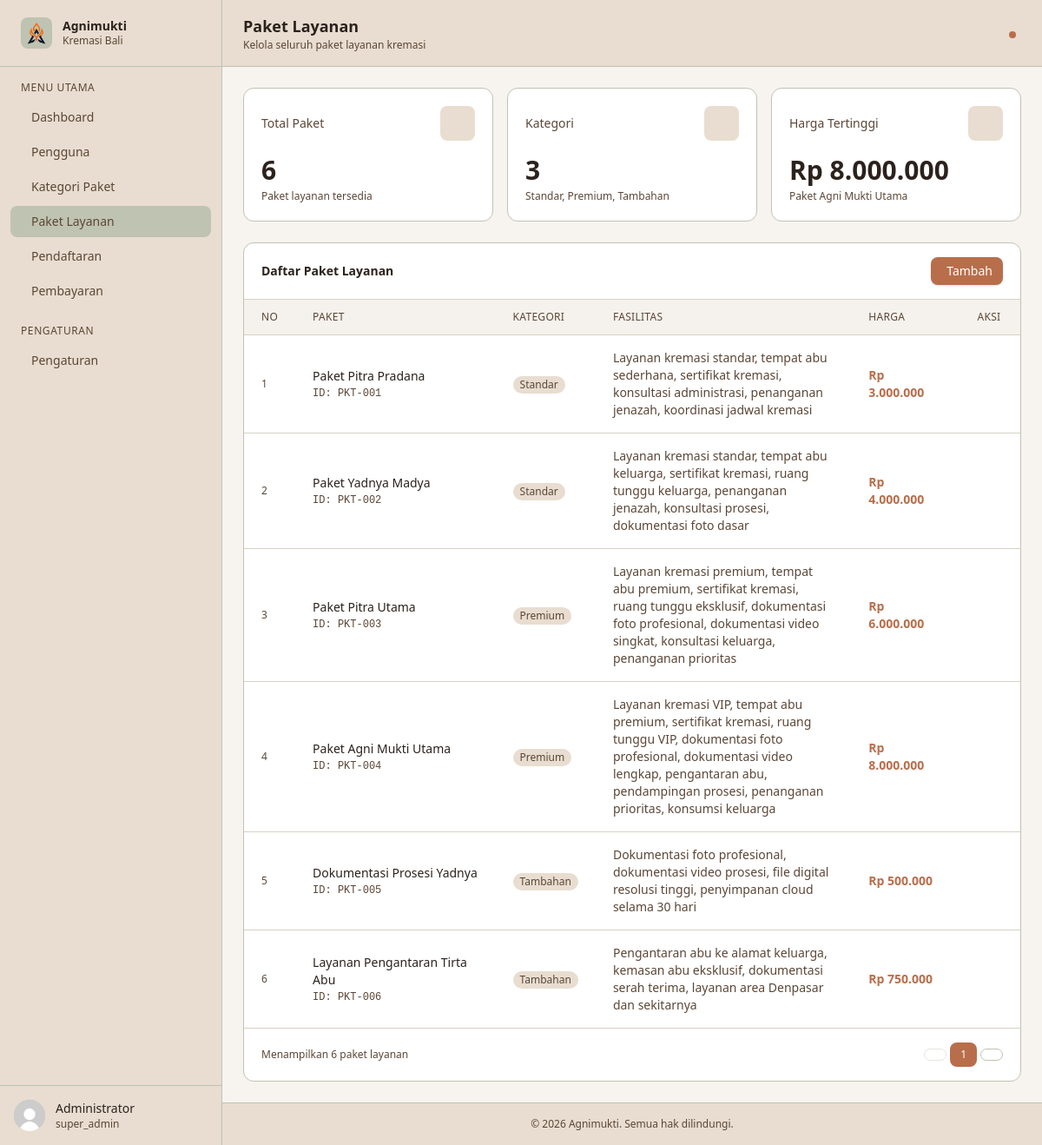
The app's page /admin?page=services (signed in) with its own data.
### tables this page shows
CREATE TABLE paket_layanan (
    id_paket INT AUTO_INCREMENT PRIMARY KEY,
    id_kategori INT NOT NULL,
    nama_paket VARCHAR(100) NOT NULL,
    harga DECIMAL(12,2) NOT NULL,
    fasilitas TEXT,
    created_at TIMESTAMP DEFAULT CURRENT_TIMESTAMP,

    CONSTRAINT fk_paket_kategori
    FOREIGN KEY (id_kategori)
    REFERENCES kategori_paket(id_kategori)
    ON UPDATE CASCADE
    ON DELETE RESTRICT
);

CREATE TABLE kategori_paket (
    id_kategori INT AUTO_INCREMENT PRIMARY KEY,
    nama_kategori VARCHAR(100) NOT NULL,
    deskripsi TEXT,
    created_at TIMESTAMP DEFAULT CURRENT_TIMESTAMP
);

### config/Database.php (called while the page is built)
<?php
class Database {
    private $host = "localhost";
    private $username = "root";
    private $password = "";
    private $dbname   = "db_agnimukti";
    public function connect() {
        try {
            $pdo = new PDO(
                "mysql:host={$this->host};dbname={$this->dbname};charset=utf8mb4",
                $this->username,
                $this->password
            );
            $pdo->setAttribute(PDO::ATTR_ERRMODE, PDO::ERRMODE_EXCEPTION);
            return $pdo;
        } catch (PDOException $e) {
            die("Koneksi database gagal: " . $e->getMessage());
        }
    }
}
?>

### classes/PaketLayanan.php (called while the page is built, shortened)
<?php
require_once __DIR__ . '/../config/Database.php';
class PaketLayanan
{
    private $conn;
    public function __construct()
    {
        $database = new Database();
        $this->conn = $database->connect();
    }
    public function getAll()
    {
        $sql = "SELECT
                    p.id_paket,
                    p.id_kategori,
                    k.nama_kategori,
                    p.nama_paket,
                    p.harga,
                    p.fasilitas
                FROM paket_layanan p
                JOIN kategori_paket k
                    ON p.id_kategori = k.id_kategori
                ORDER BY p.id_paket ASC";
        $stmt = $this->conn->prepare($sql);
        $stmt->execute();
        return $stmt->fetchAll(PDO::FETCH_ASSOC);
    }
}

### classes/KategoriPaket.php (called while the page is built, shortened)
<?php
require_once __DIR__ . '/../config/Database.php';
class KategoriPaket {
    private $conn;
    public function __construct()
    {
        $database = new Database();
        $this->conn = $database->connect();
    }
    public function getAll() {
        try {
        $query = "SELECT * FROM kategori_paket ORDER BY id_kategori DESC";
        $stmt = $this->conn->prepare($query);
        $stmt->execute();
        $data = $stmt->fetchAll(PDO::FETCH_ASSOC);
        return [
            "status" => true,
            "message" => "Data kategori berhasil diambil",
            "data" => $data
        ];
        } catch (PDOException $e) {
            return [
                "status" => false,
                "message" => $e->getMessage()
            ];
        }
    }
}
?>

### public/admin/pages/services.php (the view, shortened to what this page needs)
<?php
require_once __DIR__ . '/../../../classes/KategoriPaket.php';
require_once __DIR__ . '/../../../classes/PaketLayanan.php';
$paketModel = new PaketLayanan();
$kategoriModel = new KategoriPaket();
$resKategori = $kategoriModel->getAll();
$kategori_list = ($resKategori['status']) ? $resKategori['data'] : [];
$daftar_paket = $paketModel->getAll();
$total_paket = count($daftar_paket);
$kategori_unik = array_unique(array_column($daftar_paket, 'nama_kategori'));
$total_kategori = count($kategori_list);
$harga_tertinggi = 0;
$nama_paket_tertinggi = '-';
foreach ($daftar_paket as $p) {
    if ($p['harga'] > $harga_tertinggi) {
        $harga_tertinggi = $p['harga'];
        $nama_paket_tertinggi = $p['nama_paket'];
    }
}
$format_harga_tertinggi = $harga_tertinggi > 0 ? 'Rp ' . number_format($harga_tertinggi, 0, ',', '.') : 'Rp 0';
?>
<header class="bg-[#E8DDD0] border-b border-[#BFC3B1] px-6 py-4 flex items-center justify-between sticky top-0 z-30">
    <div>
        <h1 class="text-lg font-semibold text-[#2B221D]">Paket Layanan</h1>
        <p class="text-xs text-[#5B4636]">Kelola seluruh paket layanan kremasi</p>
    </div>
    <div class="flex items-center gap-3">
        <button class="relative text-[#5B4636] hover:text-[#2B221D] p-2 rounded-lg hover:bg-[#D8D2C6] transition-colors">
            <span class="absolute top-1.5 right-1.5 w-2 h-2 bg-[#B86E4B] rounded-full"></span>
        </button>
    </div>
</header>
<main class="flex-1 p-6 space-y-6">
    <div class="grid grid-cols-1 sm:grid-cols-3 gap-4">
        <div class="bg-white rounded-xl border border-[#BFC3B1] p-5">
            <div class="flex items-center justify-between mb-4">
                <p class="text-sm text-[#5B4636]">Total Paket</p>
                <div class="w-10 h-10 rounded-lg bg-[#E8DDD0] flex items-center justify-center">
                </div>
            </div>
            <p class="text-3xl font-semibold text-[#2B221D]"><?= $total_paket; ?></p>
            <p class="text-xs text-[#5B4636] mt-1">Paket layanan tersedia</p>
        </div>
        <div class="bg-white rounded-xl border border-[#BFC3B1] p-5">
            <div class="flex items-center justify-between mb-4">
                <p class="text-sm text-[#5B4636]">Kategori</p>
                <div class="w-10 h-10 rounded-lg bg-[#E8DDD0] flex items-center justify-center">
                </div>
            </div>
            <p class="text-3xl font-semibold text-[#2B221D]"><?= $total_kategori; ?></p>
            <p class="text-xs text-[#5B4636] mt-1"><?= count($kategori_unik) > 0 ? implode(', ', $kategori_unik) : 'Belum ada paket aktif'; ?></p>
        </div>
        <div class="bg-white rounded-xl border border-[#BFC3B1] p-5">
            <div class="flex items-center justify-between mb-4">
                <p class="text-sm text-[#5B4636]">Harga Tertinggi</p>
                <div class="w-10 h-10 rounded-lg bg-[#E8DDD0] flex items-center justify-center">
                </div>
            </div>
            <p class="text-3xl font-semibold text-[#2B221D]"><?= $format_harga_tertinggi; ?></p>
            <p class="text-xs text-[#5B4636] mt-1"><?= htmlspecialchars($nama_paket_tertinggi); ?></p>
        </div>
    </div>
    <div class="bg-white rounded-xl border border-[#BFC3B1]">
        <div class="px-5 py-4 border-b border-[#D8D2C6] flex flex-col sm:flex-row sm:items-center gap-3 justify-between">
            <h2 class="text-sm font-semibold text-[#2B221D]">Daftar Paket Layanan</h2>
            <div class="flex items-center gap-2">
                <button onclick="document.getElementById('modalTambah').classList.remove('hidden')"
                    class="flex items-center gap-1.5 px-3 py-1.5 bg-[#B86E4B] hover:bg-[#B86E4B]/90 text-white text-sm rounded-lg transition-colors shadow-sm">
                    Tambah
                </button>
            </div>
        </div>
        <div class="overflow-x-auto">
            <table class="w-full text-sm" id="tablePaket">
                <thead>
                    <tr class="bg-[#F5F1EC] text-left text-xs text-[#5B4636] uppercase tracking-wide border-b border-[#D8D2C6]">
                        <th class="px-5 py-3 font-medium">No</th>
                        <th class="px-5 py-3 font-medium">Paket</th>
                        <th class="px-5 py-3 font-medium">Kategori</th>
                        <th class="px-5 py-3 font-medium">Fasilitas</th>
                        <th class="px-5 py-3 font-medium">Harga</th>
                        <th class="px-5 py-3 font-medium text-center">Aksi</th>
                    </tr>
                </thead>
                <tbody class="divide-y divide-[#D8D2C6]">
                    <?php if (empty($daftar_paket)): ?>
                    <tr>
                        <td colspan="6" class="px-5 py-8 text-center text-[#5B4636]/70 italic">Belum ada data paket layanan.</td>
                    </tr>
                    <?php else: ?>
                        <?php $no = 1; foreach ($daftar_paket as $paket): ?>
                        <tr class="hover:bg-[#F5F1EC] transition-colors row-paket">
                            <td class="px-5 py-3.5 text-[#5B4636] text-xs"><?= $no++; ?></td>
                            <td class="px-5 py-4">
                                <div>
                                    <p class="font-medium text-[#2B221D] nama-paket-text"><?= htmlspecialchars($paket['nama_paket']); ?></p>
                                    <p class="text-xs text-[#5B4636] font-mono mt-0.5">ID: PKT-<?= str_pad($paket['id_paket'], 3, '0', STR_PAD_LEFT); ?></p>
                                </div>
                            </td>
                            <td class="px-5 py-4">
                                <span class="inline-flex px-2 py-0.5 rounded-full text-xs font-medium bg-[#E8DDD0] text-[#5B4636]">
                                    <?= htmlspecialchars($paket['nama_kategori']); ?>
                                </span>
                            </td>
                            <td class="px-5 py-4 text-[#5B4636] max-w-xs">
                                <?= nl2br(htmlspecialchars($paket['fasilitas'] ?? '')); ?>
                            </td>
                            <td class="px-5 py-4 font-semibold text-[#B86E4B]">
                                Rp <?= number_format($paket['harga'], 0, ',', '.'); ?>
                            </td>
                            <td class="px-5 py-3.5">
                                <div class="flex items-center justify-center gap-2">
                                    <button onclick="openEdit(<?= htmlspecialchars(json_encode($paket)); ?>)" class="p-1.5 rounded-lg text-[#5B4636] hover:bg-[#E8DDD0] transition-colors" title="Edit">
                                    </button>
                                    <button onclick="confirmDelete(<?= $paket['id_paket']; ?>, '<?= htmlspecialchars($paket['nama_paket'], ENT_QUOTES); ?>')" class="p-1.5 rounded-lg text-[#B86E4B] hover:bg-[#B86E4B]/10 transition-colors" title="Hapus">
                                    </button>
                                </div>
                            </td>
                        </tr>
                        <?php endforeach; ?>
                    <?php endif; ?>
                </tbody>
            </table>
        </div>
        <div class="px-5 py-4 border-t border-[#D8D2C6] flex items-center justify-between">
            <p class="text-xs text-[#5B4636]">Menampilkan <?= count($daftar_paket); ?> paket layanan</p>
            <div class="flex items-center gap-1">
                <button class="px-3 py-1.5 text-xs text-[#5B4636] border border-[#BFC3B1] rounded-lg hover:bg-[#F5F1EC] disabled:opacity-40" disabled>
                </button>
                <button class="px-3 py-1.5 text-xs bg-[#B86E4B] text-white rounded-lg">1</button>
                <button class="px-3 py-1.5 text-xs text-[#5B4636] border border-[#BFC3B1] rounded-lg hover:bg-[#F5F1EC]" disabled>
                </button>
            </div>
        </div>
    </div>
</main>

### records on screen
paket_layanan: harga "Rp 8.000.000", nama_paket "Paket Agni Mukti Utama", id_paket "004", id_kategori.nama_kategori "Premium", fasilitas "Layanan kremasi VIP, tempat abu premium, sertifikat kremasi, ruang tunggu VIP, dokumentasi foto profesional, dokumentasi video lengkap, pengantaran abu, pendampingan prosesi, penanganan prioritas, konsumsi keluarga", harga "8.000.000"
paket_layanan: nama_paket "Paket Pitra Pradana", id_paket "001", id_kategori.nama_kategori "Standar", fasilitas "Layanan kremasi standar, tempat abu sederhana, sertifikat kremasi, konsultasi administrasi, penanganan jenazah, koordinasi jadwal kremasi", harga "3.000.000"
paket_layanan: nama_paket "Paket Yadnya Madya", id_paket "002", id_kategori.nama_kategori "Standar", fasilitas "Layanan kremasi standar, tempat abu keluarga, sertifikat kremasi, ruang tunggu keluarga, penanganan jenazah, konsultasi prosesi, dokumentasi foto dasar", harga "4.000.000"
paket_layanan: nama_paket "Paket Pitra Utama", id_paket "003", id_kategori.nama_kategori "Premium", fasilitas "Layanan kremasi premium, tempat abu premium, sertifikat kremasi, ruang tunggu eksklusif, dokumentasi foto profesional, dokumentasi video singkat, konsultasi keluarga, penanganan prioritas", harga "6.000.000"
paket_layanan: nama_paket "Dokumentasi Prosesi Yadnya", id_paket "005", id_kategori.nama_kategori "Tambahan", fasilitas "Dokumentasi foto profesional, dokumentasi video prosesi, file digital resolusi tinggi, penyimpanan cloud selama 30 hari", harga "500.000"
paket_layanan: nama_paket "Layanan Pengantaran Tirta Abu", id_paket "006", id_kategori.nama_kategori "Tambahan", fasilitas "Pengantaran abu ke alamat keluarga, kemasan abu eksklusif, dokumentasi serah terima, layanan area Denpasar dan sekitarnya", harga "750.000"

### other values on screen
$authUser['data']['nama'] "Administrator"
$authUser['data']['role'] "super_admin"
$total_paket "6"
$total_kategori "3"
implode(', ', $kategori_unik) "Standar, Premium, Tambahan"
count($daftar_paket) "6"
